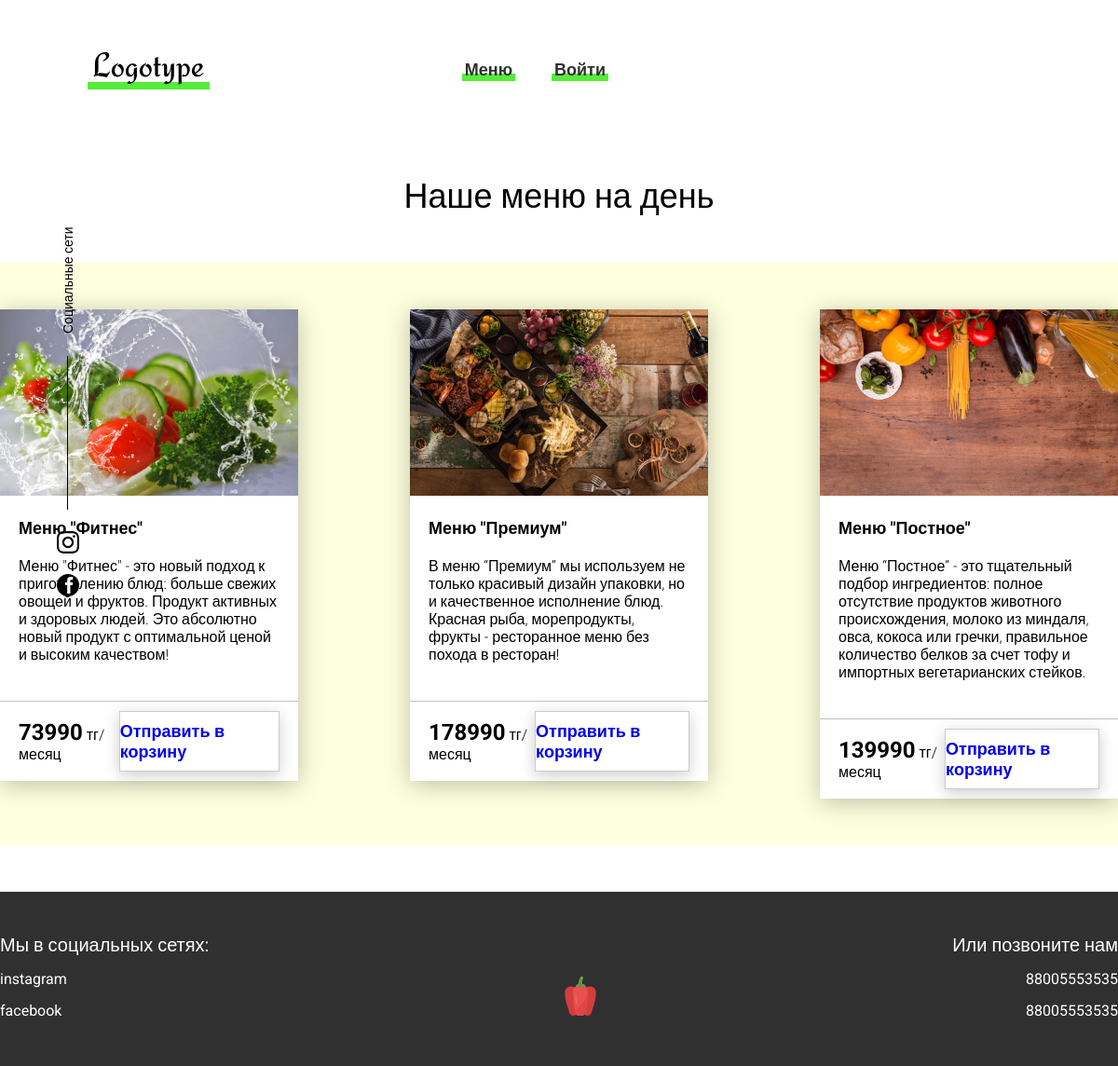
The page /healthyfood/ on the database its author committed.
### healthyfood/models.py (models this page shows, shortened)
class Product(models.Model):
    name = models.CharField(max_length=100)
    description = models.TextField()
    price = models.DecimalField(max_digits=13, decimal_places=0)
    image = models.ImageField(upload_to='products_images')
    category = models.ForeignKey(to=ProductCategory, on_delete=models.CASCADE)

### healthyfood/views.py (the view)
# urls.py: path('', menu, name='index'),
def menu(request):
    context = {
        'title': 'Меню',
        'menu': Product.objects.all(),
        'categories': ProductCategory.objects.all(),
    }
    return render(request, 'healthyfood/menu.html',context)

### healthyfood/templates/healthyfood/menu.html
{% extends 'healthyfood/base.html' %}
{% load static %}
{% block css %}
	<link rel="stylesheet" href="{% static 'css/menu.css' %}">
{% endblock %}
{% block content %}
	<div class="menu">
        <h2 class="title">Наше меню на день</h2>
        <div class="menu__field">
            <div class="container">
                {% for menu in menu %}
                   <div class="menu__item">
                    <img src="{{ menu.image.url }}" alt="vegy">
                    <h3 class="menu__item-subtitle">{{ menu.name }}</h3>
                    <div class="menu__item-descr">{{ menu.description }}</div>
                    <div class="menu__item-divider"></div>
                    <div class="menu__item-price">
                        <div class="menu__item-total"><span>{{ menu.price }}</span> тг/месяц</div>
                        <a class="btn btn-outline-success"
                           href="{% url 'healthyfood:basket_add' menu.id %}">
                            Отправить в корзину
                        </a>
                    </div>
                </div>
                {% endfor %}
            </div>
        </div>
    </div>
{% endblock %}
{% block footer %}
	<footer class="footer">
        <div class="container">
            <div class="social">
                <div class="subtitle">Мы в социальных сетях:</div>
                <a href="#" class="link">instagram</a>
                <a href="#" class="link">facebook</a>
            </div>
            <div class="pepper">
                <img src="{% static 'icons/veg.svg' %}" alt="pepper">
            </div>
            <div class="call">
                <div class="subtitle">Или позвоните нам</div>
                <a href="#" class="link">88005553535</a>
                <a href="#" class="link">88005553535</a>
            </div>
        </div>
    </footer>
{% endblock %}

### healthyfood/templates/healthyfood/base.html (shortened to what this page needs)
{% load static %}
<!DOCTYPE html>
<html lang="en">
<head>
    {% block css %} {% endblock %}
</head>
<body>
    <header class="header">
        <div class="header__left-block">
            <div class="header__logo">
                <a href="{% url 'index' %}" class="header__link"><img src="{% static 'icons/logo.svg' %}" alt="Логотип"></a>
            </div>
            <nav class="header__links">
                <a href="{% url 'products:index' %}" class="header__link">Меню</a>
                {% if user.is_authenticated %}
                    <a href="{% url 'users:profile' %}" class="header__link">Профиль</a>
                <a href="{% url 'users:logout' %}" class="header__link">Выйти</a>
                {% else %}
                <a href="{% url 'users:login' %}" class="header__link">Войти</a>
                {% endif %}
            </nav>
        </div>
    </header>
    <div class="sidepanel">
        <div class="sidepanel__text"><span>Социальные сети</span></div>
        <a href="#" class="sidepanel__icon">
            <img src="{% static 'icons/instagram.svg' %}" alt="instagram">
        </a>
        <a href="#" class="sidepanel__icon">
            <img src="{% static 'icons/facebook.svg' %}" alt="facebook">
        </a>
    </div>
    {% block content %} {% endblock %}
    {% block footer %} {% endblock %}
</body>
</html>

### static/css/menu.css (style rules this page uses)
* { box-sizing:border-box;margin:0;padding:0;font-family:Roboto,sans-serif }
a { text-decoration:none }
.btn { width:220px;height:65px;display:flex;justify-content:center;align-items:center;background-color:#fff;font-size:18px;font-weight:700;border:1px solid rgba(0,0,0,.2);box-shadow:0 4px 15px rgba(0,0,0,.2);cursor:pointer;transition:.3s all;outline:0 }
.container { max-width:1200px;margin:0 auto }
.title { font-size:36px;font-weight:400 }
.header { display:flex;justify-content:space-between;align-items:center;height:150px;padding:0 100px }
.header__left-block { display:flex;justify-content:space-between;min-width:550px }
.header__logo { max-width:170px }
.header__logo img { width:100% }
.header__links { display:flex;align-items:center }
.header__link { position:relative;margin-right:45px;font-weight:700;font-size:18px;color:#303030 }
.header__link:after { content:'';position:absolute;display:block;width:110%;left:-5%;bottom:-1px;z-index:-1;height:8px;background:#54ed39 }
.header__link:last-child { margin-right:0 }
.sidepanel { position:fixed;left:60px;top:240px;height:400px;width:25px;display:flex;flex-direction:column;justify-content:space-between;align-items:center }
.sidepanel__text { width:120px;height:120px;font-size:14px }
.sidepanel__text span { display:flex;transform:rotate(-90deg) translateX(-50px) }
.sidepanel__icon { width:24px;height:24px }
.sidepanel__icon img { width:100% }
.menu { padding:40px 0 50px 0 }
.menu .container { display:flex;justify-content:space-between;align-items:flex-start }
.menu .title { text-align:center }
.menu__field { margin-top:50px;padding:50px 0;width:100%;background:rgba(249,254,126,.25) }
.menu__item { width:320px;min-height:450px;background:#fff;box-shadow:0 4px 25px rgba(0,0,0,.25);font-size:16px;font-weight:300 }
.menu__item img { width:100%;height:200px;object-fit:cover }
.menu__item-subtitle { font-weight:700;font-size:18px;padding:0 20px;margin-top:20px }
.menu__item-descr { margin-top:20px;padding:0 20px }
.menu__item-divider { width:100%;height:1px;background-color:rgba(0,0,0,.25);margin-top:40px }
.menu__item-price { display:flex;justify-content:space-between;align-items:center;padding:10px 20px }
.menu__item-price span { font-size:24px;font-weight:700 }
.footer { min-height:180px;background-color:#303030;padding:45px 0 50px 0;color:#fff }
.footer .container { height:100%;display:flex;justify-content:space-between;align-items:flex-end }
.footer .subtitle { font-size:20px }
.footer .link { display:block;margin-top:15px;font-size:16px;color:#fff }
.footer .call { text-align:right }

### rows shown on the page
Product: image (picture), name "Меню \"Фитнес\"", description "Меню \"Фитнес\" - это новый подход к приготовлению блюд: больше свежих овощей и фруктов. Продукт активных и здоровых людей. Это абсолютно новый продукт с оптимальной ценой и высоким качеством!", price "73990"
Product: image (picture), name "Меню \"Премиум\"", description "В меню “Премиум” мы используем не только красивый дизайн упаковки, но и качественное исполнение блюд. Красная рыба, морепродукты, фрукты - ресторанное меню без похода в ресторан!", price "178990"
Product: image (picture), name "Меню \"Постное\"", description "Меню “Постное” - это тщательный подбор ингредиентов: полное отсутствие продуктов животного происхождения, молоко из миндаля, овса, кокоса или гречки, правильное количество белков за счет тофу и импортных вегетарианских стейков.", price "139990"
